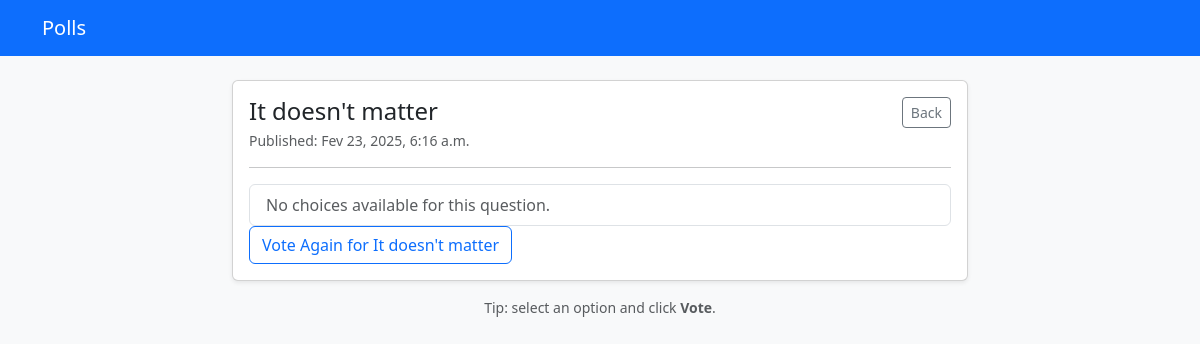
/1/results/, run on an earlier commit of the app's database.
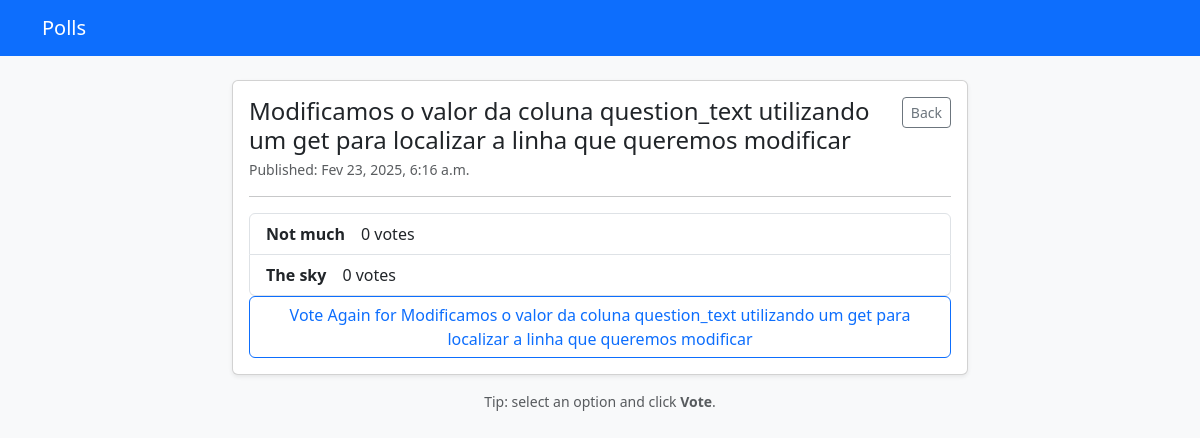
And on a later commit of the database.
### polls/models.py (models this page shows, shortened)
class Question(models.Model):
    question_text = models.CharField(max_length=200)
    pub_date = models.DateTimeField("date published")

class Choice(models.Model):
    question = models.ForeignKey(Question, on_delete=models.CASCADE)
    choice_text = models.CharField(max_length=200)
    votes = models.IntegerField(default=0)

### polls/views.py (the view)
# urls.py: path("<int:question_id>/results/", views.results, name="results"),
def results(request, question_id):
    question = get_object_or_404(Question, pk=question_id)
    return render(request, "polls/results.html", {"question": question})

### polls/templates/polls/results.html (shortened to what this page needs)
{% load static %}
<html lang="en">
  <head>
    <link
      href="https://cdn.jsdelivr.net/npm/bootstrap@5.3.3/dist/css/bootstrap.min.css"
      rel="stylesheet"
    />
  </head>
  <body class="bg-light">
    <nav class="navbar navbar-expand-lg navbar-dark bg-primary">
      <div class="container">
        <a class="navbar-brand" href="">Polls</a>
      </div>
    </nav>
    <main class="container py-4">
      <div class="row justify-content-center">
        <div class="col-lg-8">
          <div class="card shadow-sm">
            <div class="card-body">
              <div class="d-flex justify-content-between align-items-start gap-3">
                <div>
                  <h1 class="h4 mb-1">{{ question.question_text }}</h1>
                  {% if question.pub_date %}
                    <div class="text-muted small">
                      Published: {{ question.pub_date|date:"M j, Y, P" }}
                    </div>
                  {% endif %}
                </div>
                <a class="btn btn-outline-secondary btn-sm" href="{% url 'polls:index' %}">
                  Back
                </a>
              </div>
              <hr class="my-3" />
                  <div class="list-group">
                    {% for choice in question.choice_set.all %}
                      <label class="list-group-item d-flex gap-3 align-items-start">
                        <div class="fw-semibold">
                            {{ choice.choice_text }}
                        </div>  {{ choice.votes }} vote{{ choice.votes|pluralize }}
                      </label>
                    {% empty %}
                      <div class="list-group-item">
                        <span class="text-muted">No choices available for this question.</span>
                      </div>
                    {% endfor %}
                  </div>
                <div class="d-flex flex-wrap gap-2">
                  <a class="btn btn-outline-primary" href="{% url 'polls:detail' question.id %}">
                    Vote Again for {{ question.question_text }}
                  </a>
                </div>
            </div>
          </div>
          <p class="text-center text-muted small mt-3 mb-0">
            Tip: select an option and click <strong>Vote</strong>.
          </p>
        </div>
      </div>
    </main>
  </body>
</html>

What changed in the data, as far as the page shows it:
changed Question: question_text "It doesn't matter" → "Modificamos o valor da coluna question_text utilizando um get para localizar a linha que queremos modificar"
added Choice: choice_text "Not much", votes "0"
added Choice: choice_text "The sky", votes "0"
Also different on the page:
text no longer shown: "No choices available for this question."
